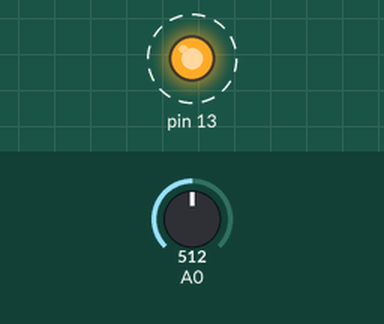
This sketch was run on a simulated Arduino Uno, built with avr-gcc and run on an emulated ATmega328P. Parts: output pins drawn as LEDs (lit = HIGH). Dashed ring = blinking. The test bench sets the inputs (shaded band); at power-on: A0 = 512. What the sketch prints to the serial monitor is not drawn.

Above: at 40.6 s.
Timing chart, 0 to 40.9 s (numbered marks = the images above):
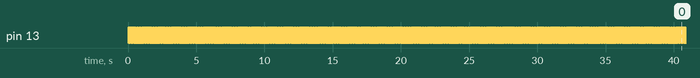

The sketch:

Arduino_tutorial_FreeRTOS.ino
```cpp
#include <Arduino_FreeRTOS.h>
#include <timers.h>

// define two tasks for Blink & AnalogRead
void TaskBlink(void *pvParameters);
void TaskAnalogRead(void *pvParameters);

// the setup function runs once when you press reset or power the board
void setup() {

	// Now set up two tasks to run independently.
	xTaskCreate(
		TaskBlink
		, (const portCHAR *)"Blink"   // A name just for humans
		, 128  // Stack size
		, NULL
		, 2  // priority
		, NULL);

	xTaskCreate(
		TaskAnalogRead
		, (const portCHAR *) "AnalogRead"
		, 128 // This stack size can be checked & adjusted by reading Highwater
		, NULL
		, 1  // priority
		, NULL);

	// Now the task scheduler, which takes over control of scheduling individual tasks, is automatically started.
}

void loop()
{
	// Empty. Things are done in Tasks.
}

/*--------------------------------------------------*/
/*---------------------- Tasks ---------------------*/
/*--------------------------------------------------*/

void TaskBlink(void *pvParameters)  // This is a task.
{
	(void)pvParameters;

	// initialize digital pin 13 as an output.
	pinMode(13, OUTPUT);

	for (;;) // A Task shall never return or exit.
	{
		digitalWrite(13, HIGH);   // turn the LED on (HIGH is the voltage level)
		vTaskDelay(50 / portTICK_PERIOD_MS); // wait for one second
		digitalWrite(13, LOW);    // turn the LED off by making the voltage LOW
		vTaskDelay(50 / portTICK_PERIOD_MS); // wait for one second
	}
}

void TaskAnalogRead(void *pvParameters)  // This is a task.
{
	(void)pvParameters;

	// initialize serial communication at 9600 bits per second:
	Serial.begin(9600);

	for (;;)
	{
		// read the input on analog pin 0:
		int sensorValue = analogRead(A0);
		// print out the value you read:
		Serial.println(sensorValue);
		vTaskDelay(10);  // one tick delay (15ms) in between reads for stability
	}
}
```

Measured:
- by itself, pin 13: alternates HIGH for 0.05 s and LOW for 0.05 s
